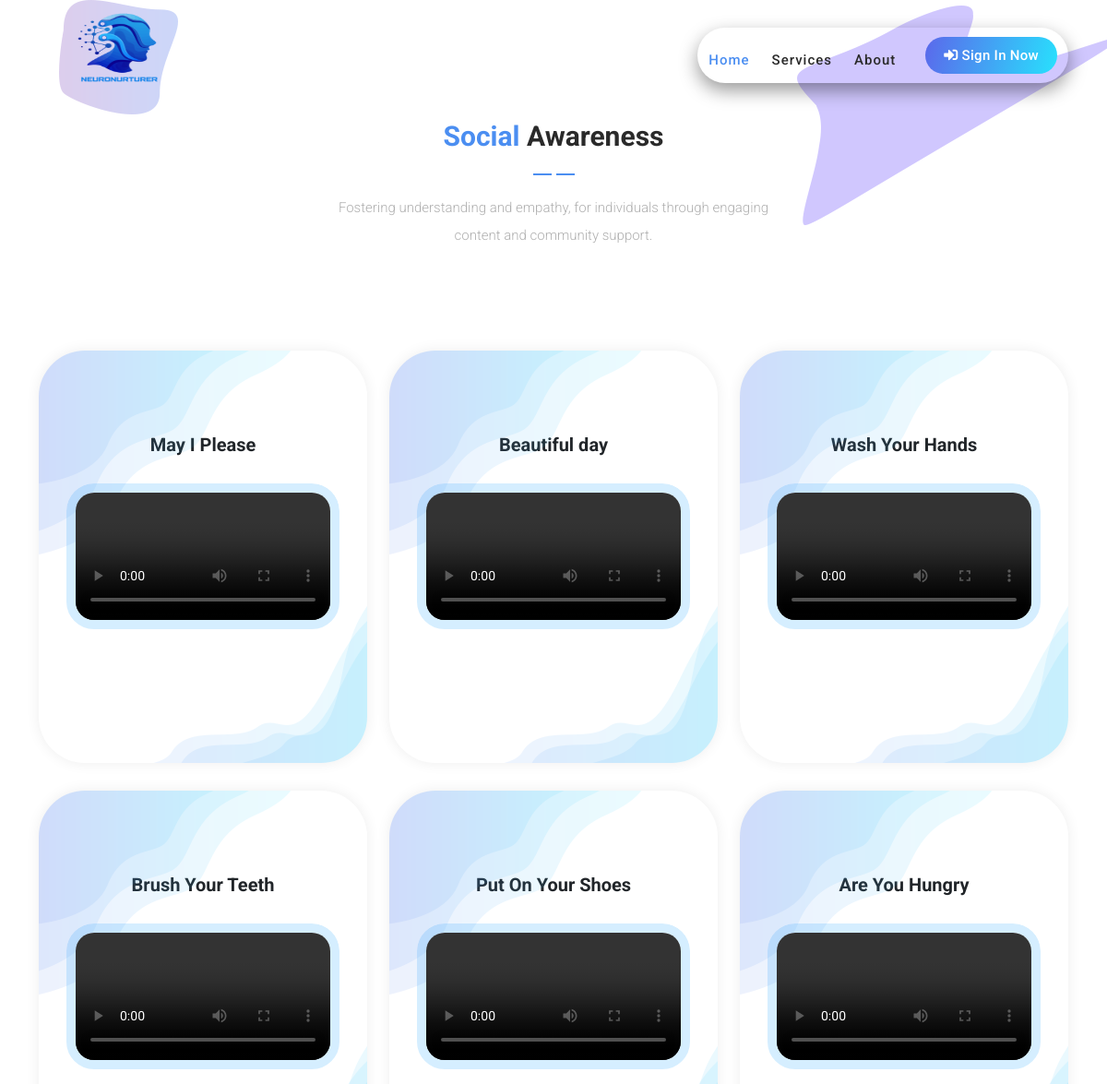
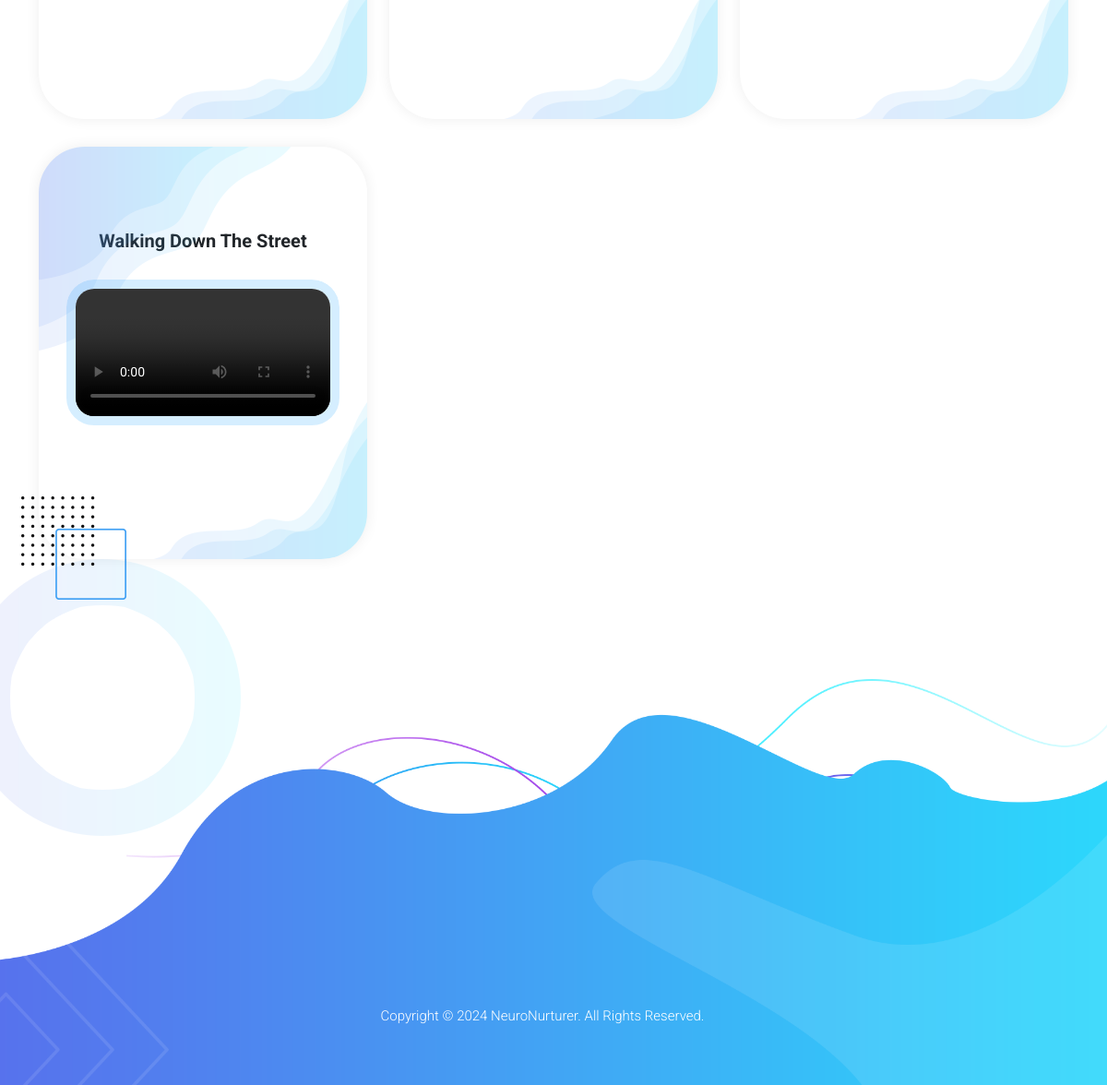
/social_awareness.php, run on the app's committed database (2 pictures, top to bottom).
### tables this page shows
CREATE TABLE IF NOT EXISTS `social_awareness` (
  `id` int(11) NOT NULL AUTO_INCREMENT,
  `title` varchar(100) NOT NULL,
  `video` tinytext NOT NULL,
  `status` varchar(30) NOT NULL,
  PRIMARY KEY (`id`)
);

### social_awareness.php (the view, shortened to what this page needs)
<?php
include("header.php");
?>
<div id="services" class="services section">
    <div class="container">
        <div class="row">
            <div class="col-lg-8 offset-lg-2">
                <div class="section-heading">
                    <h4><em>Social </em> Awareness</h4>
                    <img src="assets/images/heading-line-dec.png" alt="">
                    <p>Fostering understanding and empathy, for individuals through engaging content and community support.</p>
                </div>
            </div>
            <?php
            include("connection.php");
            $sel = "select * from social_awareness";
            $res = mysqli_query($con, $sel);
            while ($row = mysqli_fetch_array($res)) {
                ?>
                <div class="col-lg-4">
                    <div class="pricing-item-regular">
                        <h4><?php echo $row['title']; ?></h4>
                        <div class="icon" style="border-radius: 30px; overflow: hidden;">
                            <video width="100%" height="100%" controls
                                   style="border: 10px solid #D5EEFF; border-radius: 30px;"
                                   class="video-player">
                                <source src="admin/social_awareness/uploads/<?php echo $row['video']; ?>"
                                        type="video/mp4">
                            </video>
                        </div>
                        <br><br>
                    </div>
                </div>
                <?php
            }
            ?>
        </div>
    </div>
</div>
<?php
include("footer.php");
?>

### assets/css/templatemo-chain-app-dev.css (style rules this page uses)
html, body, div, span, applet, object, iframe, h1, h2, h3, h4, h5, h6, p, blockquote, div pre, a, abbr, acronym, address, big, cite, code, del, dfn, em, font, img, ins, kbd, q, s, samp, small, strike, strong, sub, sup, tt, var, b, u, i, center, dl, dt, dd, ol, ul, li, figure, header, nav, section, article, aside, footer, figcaption { margin: 0; padding: 0; border: 0; outline: 0; }
* { box-sizing: border-box; }
html, body { font-family: 'Roboto', sans-serif; font-weight: 400; background-color: #fff; -ms-text-size-adjust: 100%; -webkit-font-smoothing: antialiased; -moz-osx-font-smoothing: grayscale; }
h1, h2, h3, h4, h5, h6 { margin-top: 0px; margin-bottom: 0px; }
p { font-size: 15px; line-height: 30px; font-weight: 300; color: #afafaf; }
img { width: 100%; overflow: hidden; }
html, body { background: #fff; font-family: 'Roboto', sans-serif; }
.section-heading { position: relative; z-index: 2; }
.section-heading h4 { color: #2a2a2a; font-size: 30px; font-weight: 700; text-transform: capitalize; margin-bottom: 10px; }
.section-heading h4 em { font-style: normal; color: #4b8ef1; }
.section-heading img { width: 45px; height: 2px; }
.section-heading p { margin-top: 10px; }
.services { padding-top: 130px; position: relative; }
.services .section-heading p { margin-top: 10px; margin-left: 18%; margin-right: 18%; }
.services:after { content: ''; background-image: url(../images/services-left-dec.png); background-repeat: no-repeat; position: absolute; left: 0; bottom: -300px; width: 261px; height: 368px; z-index: 0; }
.services:before { content: ''; background-image: url(../images/services-right-dec.png); background-repeat: no-repeat; position: absolute; right: 0; top: 0; width: 1136px; height: 244px; z-index: 0; }
.services .section-heading { text-align: center; margin-bottom: 80px; }
.pricing-item-regular { margin-top: 30px; box-shadow: 0px 0px 15px rgba(0,0,0,0.07); border-radius: 50px; padding: 90px 30px; text-align: center; position: relative; z-index: 1; overflow: hidden; }
.pricing-item-regular:before { position: absolute; top: 0; left: 0; background-image: url(../images/regular-table-top.png); z-index: 0; content: ''; width: 274px; height: 221px; }
.pricing-item-regular:after { position: absolute; bottom: 0; right: 0; background-image: url(../images/regular-table-bottom.png); z-index: 0; content: ''; width: 370px; height: 171px; }
.pricing-item-regular h4 { font-size: 20px; font-weight: 700; margin-bottom: 30px; }

### data on the page
social_awareness: title "May I Please"
social_awareness: title "Beautiful day"
social_awareness: title "Wash Your Hands"
social_awareness: title "Brush Your Teeth"
social_awareness: title "Put On Your Shoes"
social_awareness: title "Are You Hungry"
social_awareness: title "Walking Down The Street"
